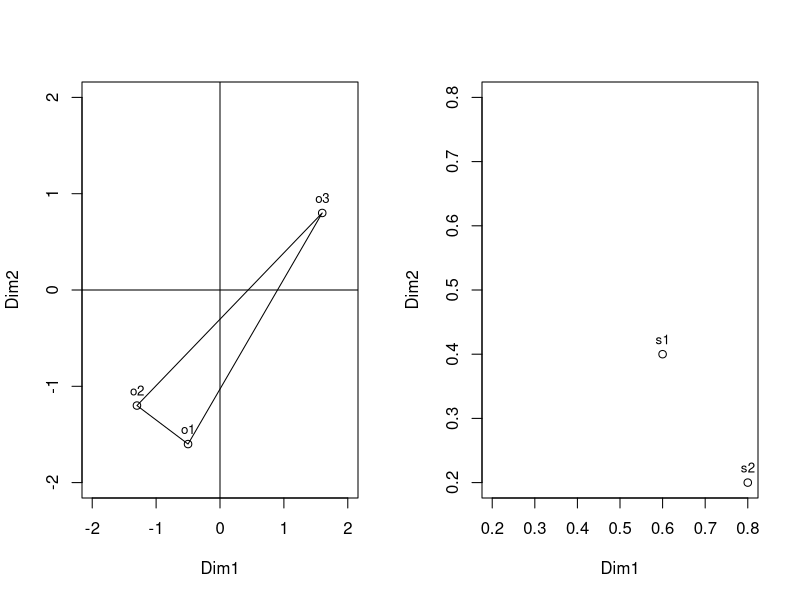
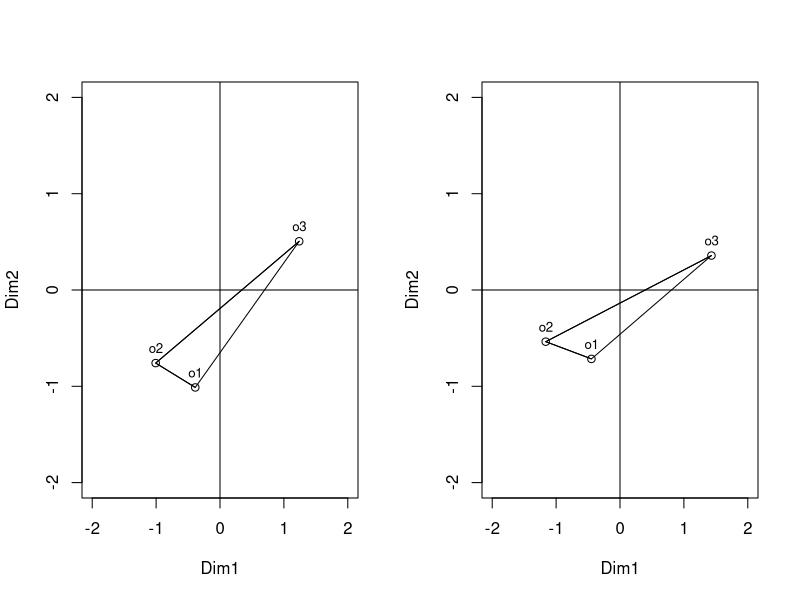

Reproduce these figures in R, in order.
# 2-dimensional Objects' Configuration Coordinates
X=matrix(c(-0.5, -1.6, -1.3, -1.2, 1.6, 0.8), nrow=3, byrow=T)
id=c("o1", "o2", "o3")
# Subjects' Weighted Matrix
W=matrix(c(0.6, 0.4, 0.8, 0.2), nrow=2, byrow=T)
sub=c("s1", "s2")
win.graph()
par(mfrow=c(1,2))
lim<-c(-2, 2)

# Objects' Configuration Plot
plot(X, xlab="Dim1", ylab="Dim2",  xlim=lim, ylim=lim)
text(X,id, cex=0.8, pos=3)
lines(X[c(1:3,1),])
abline(v=0, h=0)
lim<-range(pretty(W))
plot(W, xlab="Dim1", ylab="Dim2", xlim=lim, ylim=lim)
text(W,sub, cex=0.8, pos=3)


# Subjects' Configrarion Coordinates
Y1=X%*%diag(sqrt(W[1,]))
Y2=X%*%diag(sqrt(W[2,]))

win.graph()
par(mfrow=c(1,2))
lim<-c(-2, 2)
# Subject 1 Weighted Configuration Plot
plot(Y1, type="o", xlab="Dim1", ylab="Dim2",  xlim=lim, ylim=lim)
text(Y1,id, cex=0.8, pos=3)
lines(Y1[c(1:3,1),])
abline(v=0, h=0)
# Subject 2 Weighted Configuration Plot
plot(Y2, type="o", xlab="Dim1", ylab="Dim2",  xlim=lim, ylim=lim)
text(Y2,id, cex=0.8, pos=3)
lines(Y2[c(1:3,1),])
abline(v=0, h=0)